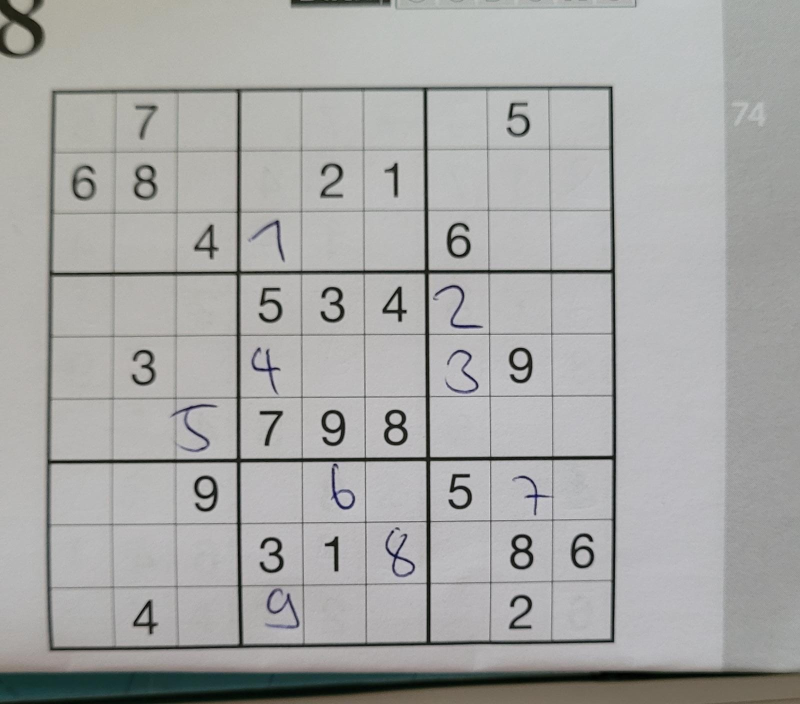
#> input picture data/own/6.jpg, 1600 x 1408 px (shown at 1/2 size)
$ jupyter execute --allow-errors sudoku_solver.ipynb   (older library calls are emulated)
#> lines starting #> are read from the running program, lines starting #| are printed output that depends on the picture; after the words box and inside, x2 and y2 are one past the last pixel; in counts of white or black regions, pixels touching at a corner belong together
[cell 1]
import cv2
import numpy as np
from matplotlib import pyplot as plt
import imutils
from imutils.perspective import four_point_transform
from skimage.segmentation import clear_border
import pytesseract

#set the tessaract_cmd path to tessaract.exe
pytesseract.pytesseract.tesseract_cmd = r'C:\Users\ramon.koller\AppData\Local\Programs\Tesseract-OCR\tesseract.exe'

# Find the Sudoku in the picture

[cell 2]
img = cv2.imread('data/own/6.jpg')
#> img is the input picture: shape (1408, 1600, 3); mean B, G, R 165.7, 167.2, 167
plt.imshow(img)

[cell 3]
gray = cv2.cvtColor(img, cv2.COLOR_RGB2GRAY)
blurred = cv2.GaussianBlur(gray, (7, 7), 3)
rm_noise = cv2.medianBlur(blurred, 3)

[cell 4]
plt.imshow(rm_noise, cmap='gray')

[cell 5]
thresh = cv2.adaptiveThreshold(rm_noise, 255, cv2.ADAPTIVE_THRESH_GAUSSIAN_C, cv2.THRESH_BINARY, 11, 2)
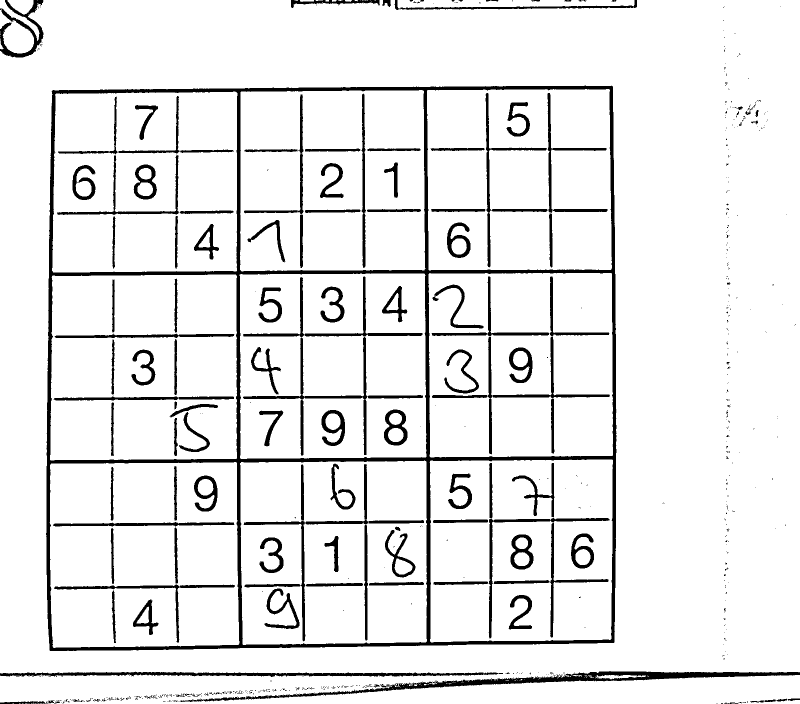
#> thresh: shape (1408, 1600) (shown at 1/2 size); 91.5% white; 597 black regions (470 under 20 px), largest, box (x1, y1, x2, y2) and area: (92, 171, 1233, 1302) 62802, (492, 1342, 1600, 1399) 10206, (0, 1343, 1006, 1354) 5601
thresh = cv2.bitwise_not(thresh)
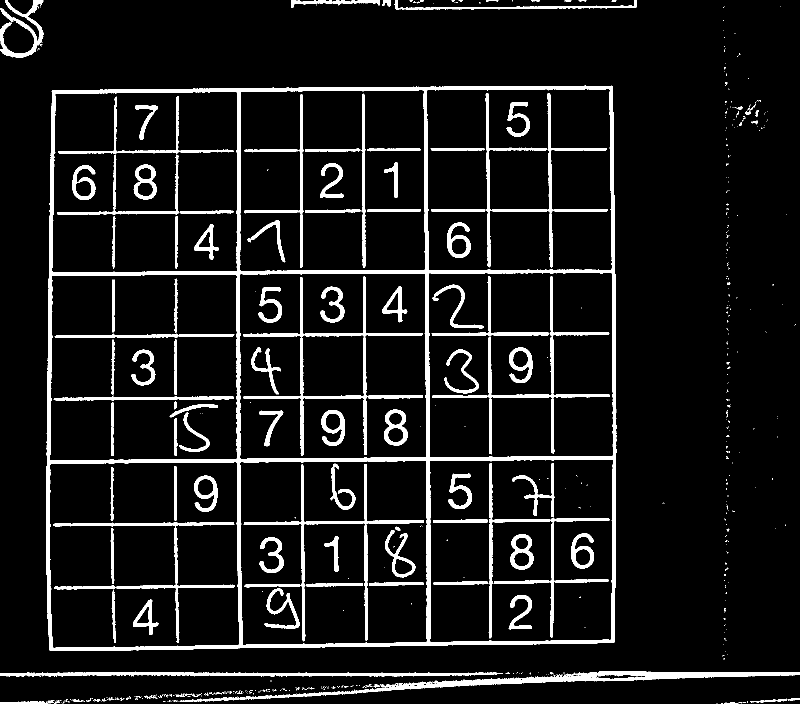
#> thresh: shape (1408, 1600) (shown at 1/2 size); 8.5% white; 597 white regions (470 under 20 px)

[cell 6]
plt.imshow(thresh, cmap='gray')

[cell 7]
contours = cv2.findContours(thresh.copy(), cv2.RETR_EXTERNAL, cv2.CHAIN_APPROX_SIMPLE)
#> contours = 468 contours, 448 with area under 20; largest, box (x1, y1, x2, y2) and area: (92, 171, 1233, 1302) 1266188, (492, 1342, 1600, 1399) 9675, (0, 1343, 1006, 1354) 4582, (0, 0, 87, 115) 2567, (789, 0, 1274, 20) 1530
contours = imutils.grab_contours(contours)
contours = sorted(contours, key=cv2.contourArea, reverse=True)

[cell 8]
for c in contours:
    perimeter = cv2.arcLength(c, True)
    approx = cv2.approxPolyDP(c, 0.05 * perimeter, True)
    if len(approx) == 4:
        field = approx
        break
#> this loop made 1 pass
#> (perimeter, field) on pass 1: (4604.3, [[1224, 172], [105, 180], [100, 1301], [1228, 1284]])

[cell 9]
sudoku = four_point_transform(img, field.reshape(4, 2))
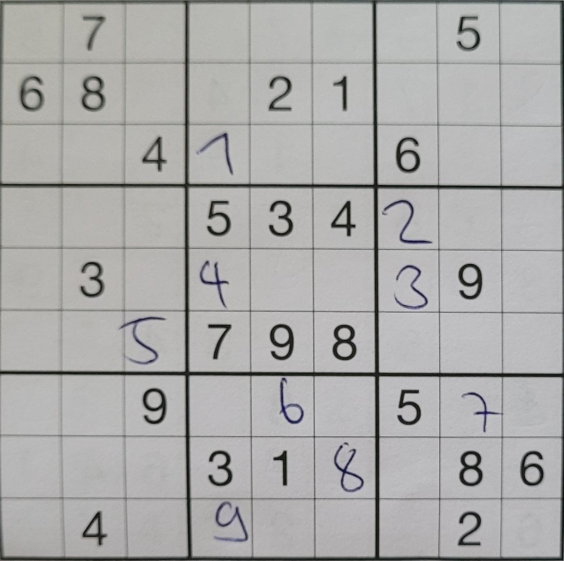
#> sudoku: shape (1121, 1128, 3) (shown at 1/2 size); mean B, G, R 170.2, 171, 171.3

[cell 10]
plt.imshow(sudoku)

# Process every cell

[cell 11]
def filter_digit(cell):
    cell_gray = cv2.cvtColor(cell, cv2.COLOR_RGB2GRAY)
    thresh = cv2.threshold(cell_gray, 0, 255, cv2.THRESH_BINARY_INV | cv2.THRESH_OTSU)[1]
    thresh = clear_border(thresh)
    (h, w) = thresh.shape

    contours = cv2.findContours(thresh.copy(), cv2.RETR_EXTERNAL, cv2.CHAIN_APPROX_SIMPLE)
    contours = imutils.grab_contours(contours)
    if len(contours) == 0:
        return None

    d = max(contours, key=cv2.contourArea)
    mask = np.zeros(thresh.shape, dtype="uint8")
    cv2.drawContours(mask, [d], -1, 255, -1)

    percent = cv2.countNonZero(mask) / float(w * h)
    if percent < 0.02:
        return None

    digit = cv2.bitwise_and(thresh, thresh, mask=mask)
    digit = cv2.resize(digit, (28, 28))
    return digit

### the function below shows every processed cell where a digit should be

[cell 12]
cell_breite = sudoku.shape[0] // 9
#> cell_breite = 124
cell_hoehe = sudoku.shape[1] // 9
#> cell_hoehe = 125

plt.figure (figsize = (18, 18))

sudoku = four_point_transform(img, field.reshape(4, 2))

a = 1

for i in range(9):
    for j in range(9):
        value = filter_digit(sudoku[i * cell_breite: (i + 1) * cell_breite, j * cell_hoehe:(j + 1) * cell_hoehe])

        if value is None:
            continue
        else:
            plt.subplot (9, 9, a)

            plt.imshow(value, cmap='gray')

            a += 1
#> this loop made 9 passes
#> pass 1, in filter_digit, `cell_gray = cv2.cvtColor(cell, cv2.COLOR_RGB2GRAY)`:
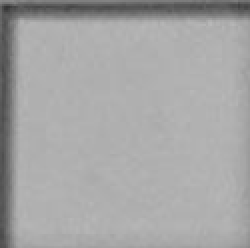
#> cell_gray: shape (124, 125) (shown 2 times larger); min 52, max 184, mean 165.6
#> pass 1, in filter_digit, `thresh = cv2.threshold(cell_gray, 0, 255, cv2.THRESH_BINARY_INV | cv2...`:
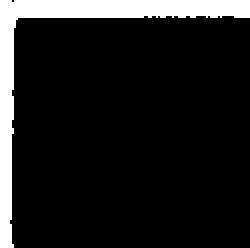
#> thresh: shape (124, 125) (shown 2 times larger); 11.9% white; 1 white region, box (x1, y1, x2, y2) and area: (0, 0, 125, 124) 1846
#> pass 1, in filter_digit (call 2), `cell_gray = cv2.cvtColor(cell, cv2.COLOR_RGB2GRAY)`:
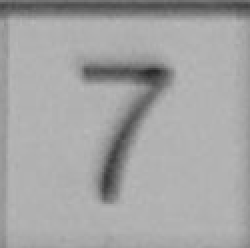
#> cell_gray: shape (124, 125) (shown 2 times larger); min 40, max 186, mean 163.9
#> after the loop, a = 32
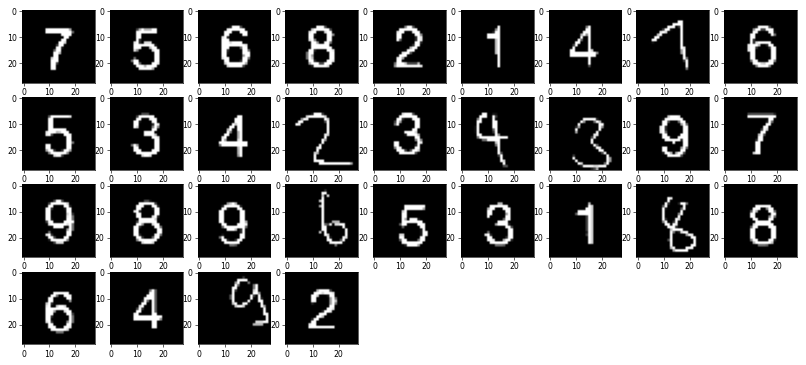
#> figure drawn by matplotlib, 31 panels

$ run again, with data/own/1.jpg copied over data/own/6.jpg
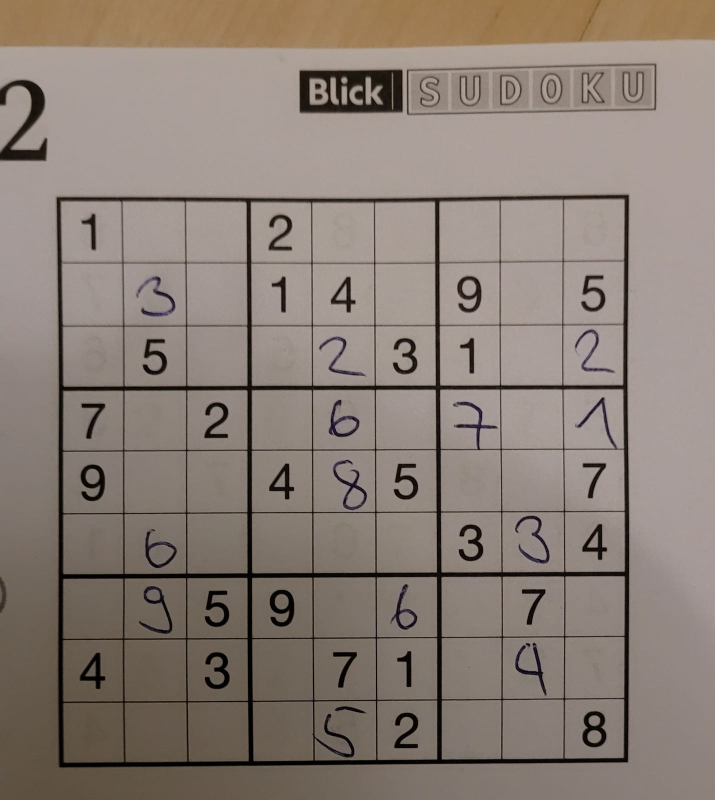
#> input picture data/own/1.jpg, 1430 x 1600 px (shown at 1/2 size)
#> img is the input picture: shape (1600, 1430, 3); mean B, G, R 117.9, 126.5, 138.5
#> `thresh = cv2.bitwise_not(thresh)`:
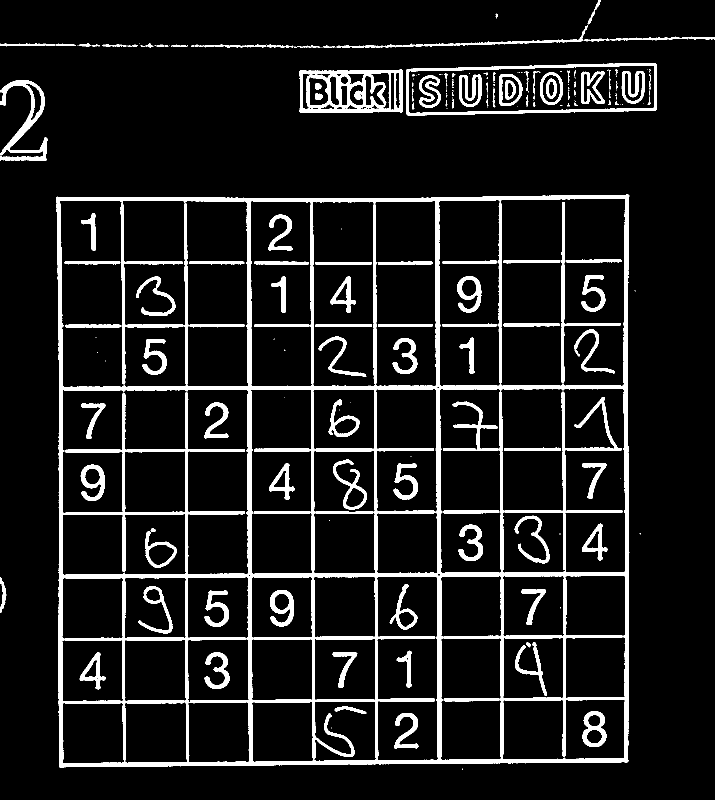
#> thresh: shape (1600, 1430) (shown at 1/2 size); 9.8% white; 249 white regions (116 under 20 px)
#> `contours = cv2.findContours(thresh.copy(), cv2.RETR_EXTERNAL, cv2.CHAI..`: contours = 45 contours, 20 with area under 20; largest, box (x1, y1, x2, y2) and area: (112, 389, 1259, 1535) 1291300, (812, 126, 1314, 231) 46842, (599, 139, 806, 226) 16922, (0, 160, 95, 322) 5408, (673, 51, 1176, 96) 1427
#> the loop `for c in contours:` made 1 pass
#> (perimeter, field) on pass 1: (4709.7, [[1256, 389], [112, 395], [119, 1534], [1256, 1522]])
#> the loop `for i in range(9):` made 9 passes
#> pass 1, in filter_digit, `digit = cv2.resize(digit, (28, 28))`:
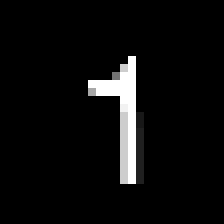
#> digit: shape (28, 28) (shown 8 times larger); min 0, max 255, mean 12.4
#> after the loop `for i in range(9):`: a = 38

$ run again, with data/own/3.jpg copied over data/own/6.jpg
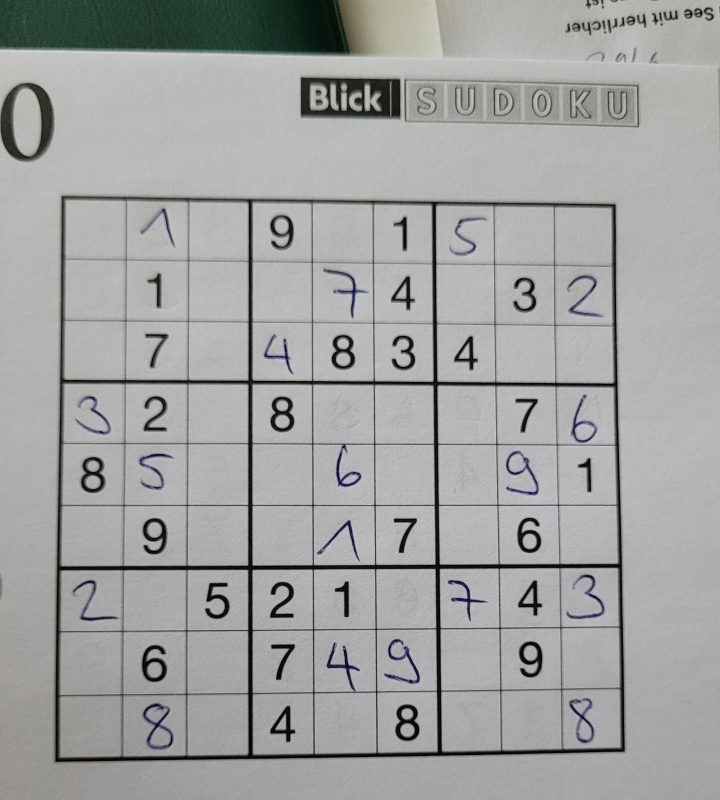
#> input picture data/own/3.jpg, 1440 x 1600 px (shown at 1/2 size)
#> img is the input picture: shape (1600, 1440, 3); mean B, G, R 161.5, 162.1, 161.7
#> `thresh = cv2.bitwise_not(thresh)`:
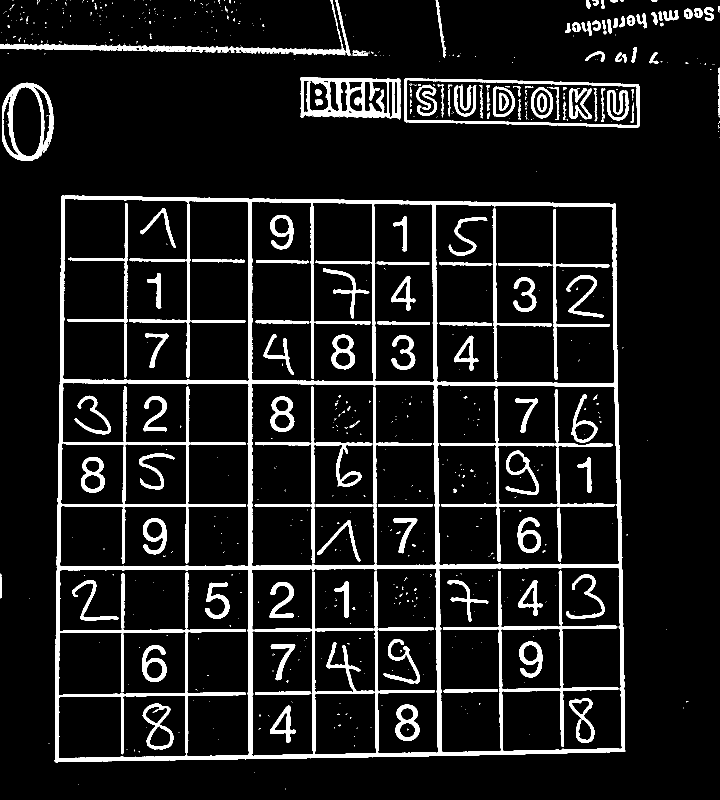
#> thresh: shape (1600, 1440) (shown at 1/2 size); 10% white; 719 white regions (559 under 20 px)
#> `contours = cv2.findContours(thresh.copy(), cv2.RETR_EXTERNAL, cv2.CHAI..`: contours = 262 contours, 224 with area under 20; largest, box (x1, y1, x2, y2) and area: (109, 391, 1251, 1525) 1251884, (808, 156, 1280, 256) 40646, (601, 154, 801, 239) 15127, (4, 165, 107, 322) 13116, (0, 0, 701, 111) 6060
#> the loop `for c in contours:` made 1 pass
#> (perimeter, field) on pass 1: (4608, [[122, 392], [111, 1524], [1250, 1502], [1230, 407]])
#> the loop `for i in range(9):` made 9 passes
#> after the loop `for i in range(9):`: a = 42
